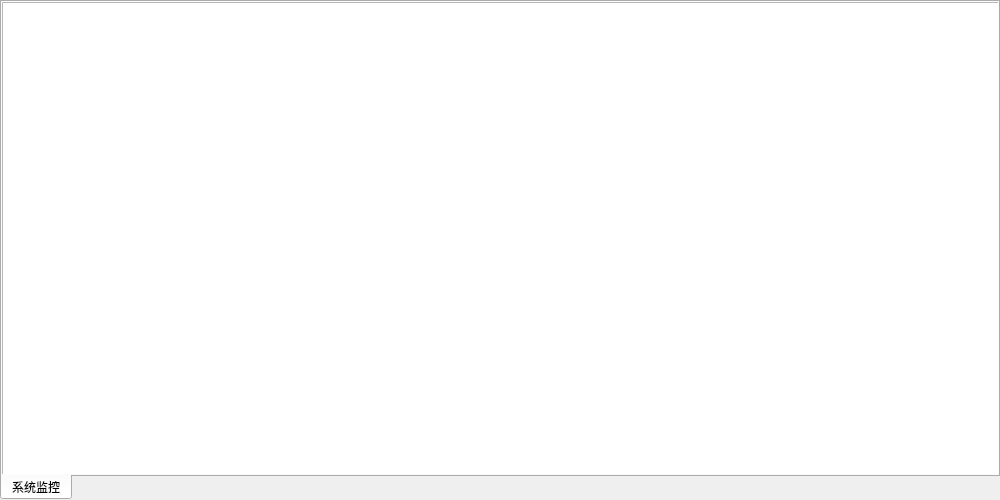
<?xml version="1.0" encoding="UTF-8"?>
<ui version="4.0">
 <class>MainMonitorWidget</class>
 <widget class="QTabWidget" name="MainMonitorWidget">
  <property name="geometry">
   <rect>
    <x>0</x>
    <y>0</y>
    <width>1000</width>
    <height>500</height>
   </rect>
  </property>
  <property name="tabPosition">
   <enum>QTabWidget::South</enum>
  </property>
  <property name="currentIndex">
   <number>0</number>
  </property>
  <widget class="QWidget" name="tab">
   <attribute name="title">
    <string>系统监控</string>
   </attribute>
   <widget class="QGraphicsView" name="monitorView">
    <property name="geometry">
     <rect>
      <x>0</x>
      <y>0</y>
      <width>1000</width>
      <height>480</height>
     </rect>
    </property>
   </widget>
  </widget>
 </widget>
 <resources/>
 <connections/>
</ui>
